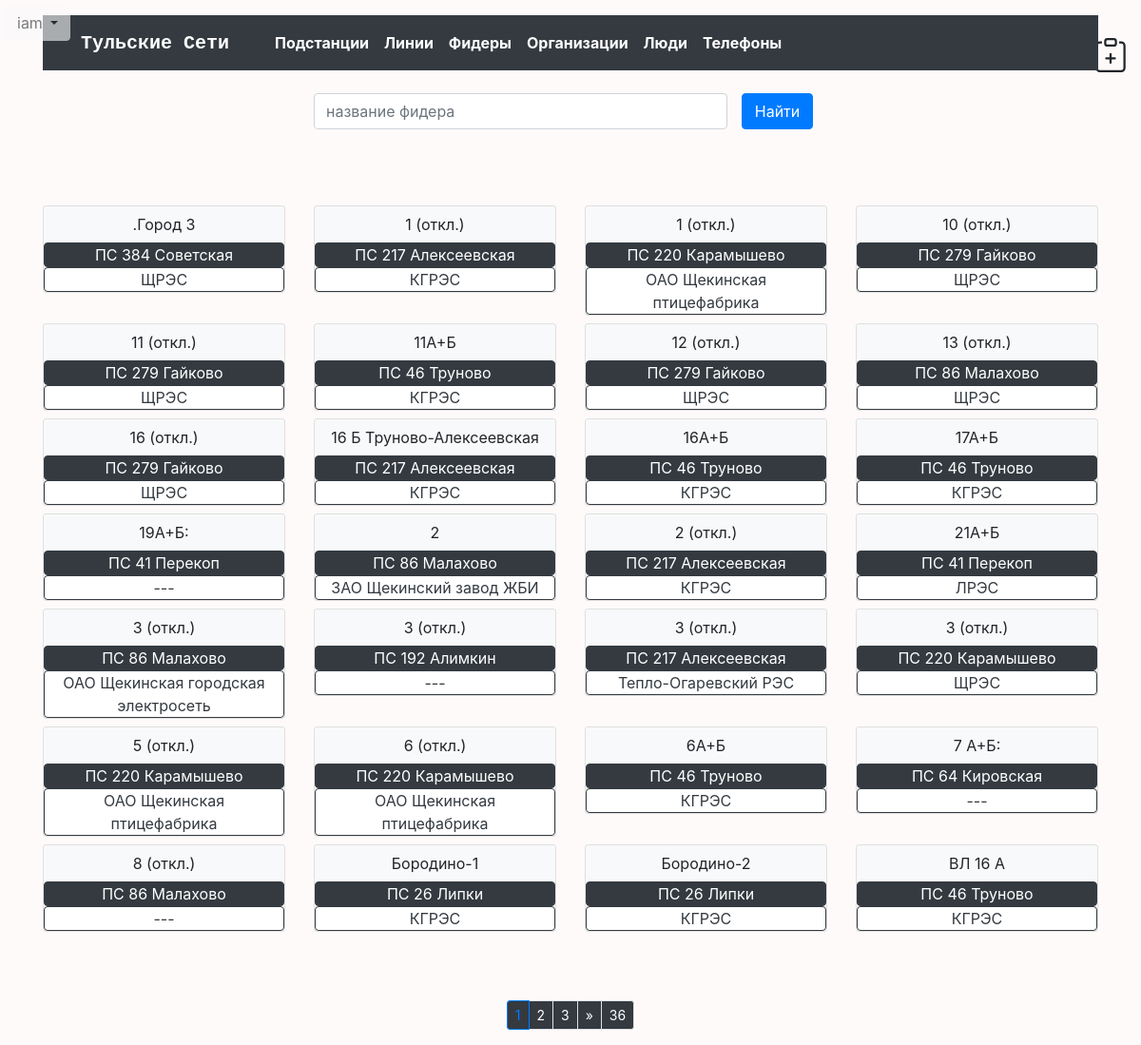
The app's page /sfeeders/ (signed in) with its own data.
### tula_net/models.py (models this page shows, shortened)
class Feeder(models.Model):
    name = models.CharField(max_length=128, verbose_name='Название фидера')
    try_number_name = models.SmallIntegerField(blank=True, null=True)
    substation = models.ForeignKey(Substation, related_name='feeders', on_delete=models.CASCADE, verbose_name='ПС')
    section = models.ForeignKey(Section, related_name='feeders', on_delete=models.CASCADE, verbose_name='СкШ',
                                blank=True, null=True)
    subscriber = models.ForeignKey(Subscriber, related_name='feeders', on_delete=models.SET_NULL,
                                   verbose_name='абонент', blank=True, null=True)
    attention = models.BooleanField(verbose_name='!!!', default=False)
    in_reserve = models.BooleanField(default=False, verbose_name='Резервный')
    region = models.ForeignKey(Region, verbose_name='Участок', related_name='feeders',
                               on_delete=models.SET_NULL, blank=True, null=True)
    description = models.TextField(verbose_name='Описение', blank=True, null=True)
    def get_absolute_url(self):
        return reverse('feeder', kwargs={'pk': self.pk})
    class Meta:
        verbose_name = "фидер"
        verbose_name_plural = "фидера"
        ordering = ['in_reserve', 'section', 'try_number_name', 'name']

class Substation(models.Model):
    number = models.PositiveSmallIntegerField(verbose_name='Номер ПС', unique=True)
    name = models.CharField(max_length=32, verbose_name='Название ПС', unique=True)
    voltage_h = models.ForeignKey(
        ClassVoltage, verbose_name='напряжение высокое', related_name='ps_volt_h',
        blank=True, null=True, on_delete=models.PROTECT)
    voltage_m = models.ForeignKey(
        ClassVoltage, verbose_name='напряжение среднее', related_name='ps_volt_m',
        blank=True, null=True, on_delete=models.PROTECT)
    voltage_l = models.ForeignKey(
        ClassVoltage, verbose_name='напряжение низкое', related_name='ps_volt_l',
        blank=True, null=True, on_delete=models.PROTECT)
    alien = models.BooleanField(verbose_name='чужая?')
    owner = models.ForeignKey('Subscriber', related_name='substations', verbose_name='Владелец',
                              on_delete=models.SET_NULL, blank=True, null=True)
    group = models.ForeignKey(Group, related_name='substations', verbose_name='Группа',
                              on_delete=models.CASCADE)
    location = models.TextField(verbose_name='Расположение', blank=True)
    region = models.ForeignKey(Region, verbose_name='Участок', related_name='substations',
                               on_delete=models.SET_NULL, blank=True, null=True)
    description = models.TextField(verbose_name='Описение', blank=True)
    def get_absolute_url(self):
        return reverse('substation', kwargs={'pk': self.pk})
    def __str__(self):
        return self.name
    class Meta:
        verbose_name = "Подстанция"
        verbose_name_plural = "Подстанции"
        ordering = ['number']

class Subscriber(models.Model):
    name = models.CharField(max_length=128, verbose_name='Название организации', unique=True)
    short_name = models.CharField(max_length=16, verbose_name='Назв орган сокращ', blank=True, null=True)
    ours = models.BooleanField(verbose_name='наши')
    year_update = models.PositiveSmallIntegerField(verbose_name='Списки обновлены', blank=True, null=True)
    description = models.TextField(verbose_name='Описение', blank=True)
    region = models.ForeignKey(
        Region, verbose_name='участок', default=2, blank=True, null=True, on_delete=models.SET_NULL)
    def get_absolute_url(self):
        return reverse('subscriber', kwargs={'pk': self.pk})
    def __str__(self):
        return self.name
    class Meta:
        verbose_name = "организация"
        verbose_name_plural = "организации"
        ordering = ['-ours', 'name']

### tula_net/views.py (the view)
# urls.py: path('sfeeders/', FeedersView.as_view(), name='sfeeders'),
class FeedersView(ListView):
    context_object_name = 'feeders'
    template_name = 'tula_net/feeder_search.html'
    paginate_by = 28
    def get_queryset(self):
        return Feeder.objects.select_related('substation', 'section', 'subscriber', 'section__voltage')

### tula_net/context_processors.py (called while the page is built)
def add_titles(request):
    return {
        'title': 'Тульские Сети',
        'title_add': 'Добавить',
        'title_upd': 'Редактировать',
        'title_del': 'Удалить',
        'title_feeder': 'фидер',
        'title_substation': 'подстанцию',
        'title_subscriber': 'организацию',
        'title_phone': 'телефон',
        'title_person': 'лицо',
        'title_section': 'секцию',
        'title_line': 'линию',
        'title_char': 'характеристики фидера',
    }

def logik(request):
    return {
        'current_year': datetime.now().year,
        'logik_metod': request.path[1:5],
        'logik_obj': request.path[4:10],
        'logik_add': 'add_',
        'logik_upd': 'upd_',
        'logik_del': 'del_',
        'logik_feeder': '_feede',
        'logik_substation': '_subst',
        'logik_subscriber': '_subsc',
        'logik_phone': '_phone',
        'logik_person': '_perso',
        'logik_section': '_secti',
        'logik_line': '_line/',
        'logik_char': '_chara'
    }

def signs(request):
    return {
        'context_menu': {
            'substations': 'Подстанции',
            'lines': 'Линии',
            'sfeeders': 'Фидеры',
            'subscribers': 'Организации',
            'persons': ' Ответственные лица',
            'phones': 'Телефоны',
        }
    }

def class_volt(request):
    return {
        'feeder_6': "btn btn-light border-success px-3 py-0 mx-1",
        'feeder_10': "btn btn-light border-primary px-3 py-0 mx-1",
        'feeder_x': "btn btn-secondary px-3 py-0 mx-1",
        'line_35': "border-danger btn btn-dark py-0 px-4 m-1 vl-border",
        'line_110': 'border-warning btn btn-dark py-0 px-4 m-1 vl-border',
        'line_x': 'btn btn-secondary py-0 px-4 m-1',
    }

### tula_net/templates/tula_net/feeder_search.html (shortened to what this page needs)
{% extends 'base.html' %}
{% block search %}
    <div class="mb-5">
    {% include 'incl/_searcher_feeders.html' %}
    </div>
{% endblock %}
{% block cards1 %}
    <section class="my-5 py-3">
      <div class="row mb-0">
        {% for feeder in feeders %}
            <div class="col-6 col-md-6 col-lg-3 mb-2">
                <div class="card pt-0 text-center p-0 m-0">
                    <div class="card-body p-0 m-0 ">
                        <a href="{{ feeder.get_absolute_url }}" class="btn btn-light mx-auto d-block">
                            <p class="card-text mb-0">{{ feeder.name }}</p>
                        </a>
                    </div>
                    <div class="card-body p-0 m-0 ">
                        <a href="{{ feeder.substation.get_absolute_url }}" class="btn btn-dark mx-auto d-block py-0 my-0">
                            <p class="card-text">ПС {{ feeder.substation.number }} {{ feeder.substation }}</p>
                        </a>
                    </div>
                    {% if feeder.subscriber %}
                    <div class="card-body p-0 m-0 ">
                        <a href="{{ feeder.subscriber.get_absolute_url }}" class="btn btn-outline-dark mx-auto d-block py-0 my-0">
                            {% if feeder.subscriber.short_name %}
                            <p class="card-text">{{ feeder.subscriber.short_name }}</p>
                            {% else %}
                            <p class="card-text">{{ feeder.subscriber }}</p>
                            {% endif %}
                        </a>
                    </div>
                    {% endif %}
                </div>
            </div>
    {% endfor %}
      </div>
    </section>
{% endblock %}
{% block paginator %}
{% include 'incl/_block_paginator_long.html' %}
{% endblock %}

### templates/incl/_user_bar.html (shortened to what this page needs)
<div class="btn-group user_bar">
  <button type="button" class="btn btn-light dropdown-toggle " data-toggle="dropdown" aria-haspopup="true" aria-expanded="false">
    {{ request.user }}
  </button>
</div>

### Tula_Networks/static/css/style.css (style rules this page uses)
body { background-color: #FFFAFA; }
.user_bar { z-index: 999999; position: fixed; left: 5px; top: 5px; opacity: 0.6; }

### records on screen
Feeder: name ".Город 3", substation.number "384", substation "Советская", subscriber.short_name "ЩРЭС"
Feeder: name "1 (откл.)", substation.number "217", substation "Алексеевская", subscriber.short_name "КГРЭС"
Feeder: name "1 (откл.)", substation.number "220", substation "Карамышево", subscriber "ОАО Щекинская птицефабрика"
Feeder: name "10 (откл.)", substation.number "279", substation "Гайково", subscriber.short_name "ЩРЭС"
Feeder: name "11 (откл.)", substation.number "279", substation "Гайково", subscriber.short_name "ЩРЭС"
Feeder: name "11А+Б", substation.number "46", substation "Труново", subscriber.short_name "КГРЭС"
Feeder: name "12 (откл.)", substation.number "279", substation "Гайково", subscriber.short_name "ЩРЭС"
Feeder: name "13 (откл.)", substation.number "86", substation "Малахово", subscriber.short_name "ЩРЭС"
Feeder: name "16 (откл.)", substation.number "279", substation "Гайково", subscriber.short_name "ЩРЭС"
Feeder: name "16 Б Труново-Алексеевская", substation.number "217", substation "Алексеевская", subscriber.short_name "КГРЭС"
Feeder: name "16А+Б", substation.number "46", substation "Труново", subscriber.short_name "КГРЭС"
Feeder: name "17А+Б", substation.number "46", substation "Труново", subscriber.short_name "КГРЭС"
Feeder: name "19А+Б:", substation.number "41", substation "Перекоп", subscriber "---"
Feeder: name "2", substation.number "86", substation "Малахово", subscriber "ЗАО Щекинский завод ЖБИ"
Feeder: name "2 (откл.)", substation.number "217", substation "Алексеевская", subscriber.short_name "КГРЭС"
Feeder: name "21А+Б", substation.number "41", substation "Перекоп", subscriber.short_name "ЛРЭС"
Feeder: name "3 (откл.)", substation.number "86", substation "Малахово", subscriber "ОАО Щекинская городская электросеть"
Feeder: name "3 (откл.)", substation.number "192", substation "Алимкин", subscriber "---"
Feeder: name "3 (откл.)", substation.number "217", substation "Алексеевская", subscriber "Тепло-Огаревский РЭС"
Feeder: name "3 (откл.)", substation.number "220", substation "Карамышево", subscriber.short_name "ЩРЭС"
Feeder: name "5 (откл.)", substation.number "220", substation "Карамышево", subscriber "ОАО Щекинская птицефабрика"
Feeder: name "6 (откл.)", substation.number "220", substation "Карамышево", subscriber "ОАО Щекинская птицефабрика"
Feeder: name "6А+Б", substation.number "46", substation "Труново", subscriber.short_name "КГРЭС"
Feeder: name "7 А+Б:", substation.number "64", substation "Кировская", subscriber "---"
Feeder: name "8 (откл.)", substation.number "86", substation "Малахово", subscriber "---"
Feeder: name "Бородино-1", substation.number "26", substation "Липки", subscriber.short_name "КГРЭС"
Feeder: name "Бородино-2", substation.number "26", substation "Липки", subscriber.short_name "КГРЭС"
Feeder: name "ВЛ 16 А", substation.number "46", substation "Труново", subscriber.short_name "КГРЭС"

### other values on screen
{{ request.user }} "iam"
{{ p }} "2" "3"
{{ page_obj.paginator.num_pages }} "36"
